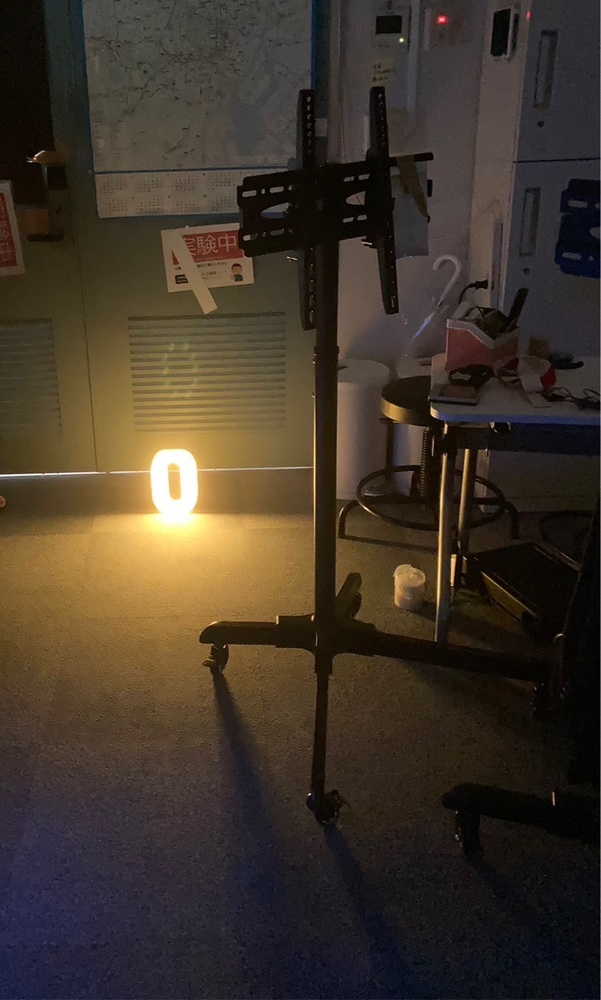
#> input picture testpic/O_light_dark_2.jpg, 601 x 1000 px, shrunk from 787 x 1309 before the run; its folder holds only this picture in this run
$ python -i all_parameter.py   (imports and definitions only)
#> lines starting #> are read from the running program, lines starting #| are printed output that depends on the picture
### library/Photo_Parameters_2.py
import streamlit as st
from PIL import Image, ImageEnhance
import numpy as np
import cv2
import matplotlib.pyplot as plt
from PIL import Image


def slide_brightness(image, shift):
    # Load the image
    img_np = np.array(image).astype('float32') / 255.0  # Convert to float32 and scale to 0-1

    # Convert the image to HSV
    hsv = cv2.cvtColor(img_np, cv2.COLOR_RGB2HSV)

    # Add the shift to the V channel (V channel is also scaled to 0-1)
    hsv[:,:,2] = hsv[:,:,2] + shift / 255.0

    # Clip the V channel
    hsv[:,:,2] = np.clip(hsv[:,:,2], 0, 1)

    # Convert the image back to RGB
    img_np = cv2.cvtColor(hsv, cv2.COLOR_HSV2RGB)  # Output is also 0-1 float32

    # Convert back to uint8 and scale to 0-255
    image = Image.fromarray(np.round(img_np * 255).astype('uint8'))

    #mg.save("photos/3_slide_30.jpg")  # Save the modified image
    return image

def adjust_contrast_adachi(image, scale):
    # Load the image
    img_np = np.array(image)

    # Convert the image to HSV
    hsv = cv2.cvtColor(img_np, cv2.COLOR_RGB2HSV)

    # Adjust contrast in the V channel
    hsv[:,:,2] = cv2.convertScaleAbs(hsv[:,:,2], alpha=scale)

    # Convert the image back to RGB
    img_np = cv2.cvtColor(hsv, cv2.COLOR_HSV2RGB)

    # Convert back to uint8
    image = Image.fromarray(img_np.astype('uint8'))

    #img.save("photos/3_slide30_contrast_1.5.jpg")  # Save the modified image
    return image

def adjust_sharpness(image, sharpness):
    img_array = np.array(image)
    img_sharpness = cv2.filter2D(img_array, -1, np.array([[-sharpness, -sharpness, -sharpness],
                                                          [-sharpness, 1 + 8 * sharpness, -sharpness],
                                                          [-sharpness, -sharpness, -sharpness]]))
    image = Image.fromarray(img_sharpness)
    return image

# [13 lines left out: functions adjust_blur, adjust_hue, not called in this run]

def adjust_gamma(image, gamma):
    image = image.convert("RGB")
    gamma_correction = lambda value: int(((value / 255.0) ** gamma) * 255)
    image = image.point(gamma_correction)
    return image

# [6 lines left out: function stretch_rgb, not called in this run]

def stretch_rgb_clahe(image, clipLimit = 2.0, tile = 8):
    img_np = np.array(image).astype('float32') / 255.0
    tile = int(tile)
    clahe = cv2.createCLAHE(clipLimit, tileGridSize=(tile,tile))
    for i in range(3):
        img_np[:,:,i] = clahe.apply((img_np[:,:,i] * 255).astype('uint8')) / 255.0
    image = Image.fromarray(np.round(img_np * 255).astype('uint8'))
    return image


# [8 lines left out: function color_hist, not called in this run]

def main():
    st.set_page_config(layout = "wide")
#> (this line was passed over: streamlit is not available in this run)
    st.title("画像変換")
#> (this line was passed over: streamlit is not available in this run)
    st.write("## 画像のパラメータ変換")
#> (this line was passed over: streamlit is not available in this run)

    # 画像のアップロード
    uploaded_file = st.file_uploader("画像を選択してください", type=["jpg", "jpeg", "png"])
    # 画像の保存先のパス
    # パスを入力するテキストボックスを表示
    path = st.text_input("出力画像を保存するディレクトリのパスを入力してください")
    # 入力されたパスを表示
    st.write("入力されたパス:", path)
    # 等分で分割
    col1, col2, col3 = st.columns(3)

    if uploaded_file is not None:
        # アップロードされた画像を開く
        img = Image.open(uploaded_file)

        with col1:
            # 変換オプションの選択
            brightness_option = st.checkbox("輝度調整(スライディング)")
            contrast_option = st.checkbox("コントラスト調整(伸長操作)")
            sharpness_option = st.checkbox("シャープネス調整")
            blur_option = st.checkbox("ぼかし")
            gamma_option = st.checkbox("ガンマ補正")
            # hue_option = st.checkbox("色相変換")
            # equalization_option = st.checkbox("平坦化")
            local_equalization_option = st.checkbox("局所平坦化")

         # 画像の表示
        with col2:
            st.image(img, caption='アップロードされた画像', use_column_width=True)
            fig = color_hist(img)

            if st.button("保存1"):
                # 画像の変換処理
                # 画像の保存名を作成
                save_name = uploaded_file.name
                # 画像を保存
                save_path_img = f"{path}/{save_name}"
                save_path_hist = f"{path}/{save_name}_histgram.png"
                img.save(save_path_img)
                st.write("画像を保存しました：", save_path_img)
                fig.savefig(save_path_hist)
                st.write("ヒストグラムを保存しました：", save_path_hist)

        with col1:
            # if brightness_option or sharpness_option or hue_option or contrast_option or gamma_option or equalization_option or local_equalization_option or blur_option:
            if brightness_option or sharpness_option  or contrast_option or gamma_option  or local_equalization_option or blur_option:
                # 輝度変換
                if brightness_option:
                    brightness = st.slider("輝度調整", -250, 250, 0, 10)
                    img = slide_brightness(img, brightness)
                else:
                    brightness = "-"

                 # コントラスト変換
                if contrast_option:
                    scale = st.slider("コントラスト調整", -3.0, 3.0, 1.0, 0.2)
                    img = adjust_contrast_adachi(img, scale)
                else:
                    contrast = "-"

                # シャープネス変換
                if sharpness_option:
                    sharpness = st.slider("シャープネス調整", 0.0, 5.0, 0.0, 0.1)
                    img = adjust_sharpness(img, sharpness)
                else:
                    sharpness = "-"

                # ぼかし変換
                if blur_option:
                    blur = st.slider("ぼかし調整", 1, 20, 1, 1)
                    img = adjust_blur(img, blur)
                else:
                    blur = "-"

                # [15 lines of commented-out code are left out]
                if gamma_option:
                    gamma = st.slider("ガンマ補正", 0.1, 5.0, 1.0, 0.1)
                    img = adjust_gamma(img, gamma)
                else:
                    gamma = "-"

                # # 平坦化
                # if equalization_option:
                #     img = stretch_rgb(img)

                # 局所平坦化

                if local_equalization_option:
                    clipLimit = st.slider("クリップリミット", 0.1, 3.0, 1.0, 0.1 )
                    tile = st.slider("タイルグリッドサイズ", 8, 64, 8, 8)
                    img = stretch_rgb_clahe(img, clipLimit, tile)


                with col3:
                    # 変換後の画像の表示
                    st.image(img, caption='変換後の画像',use_column_width=True)

                    # RGBヒストグラムを表示
                    fig = color_hist(img)

            else:
                st.write("少なくとも1つの変換を選択してください。")

        with col3:
            # if brightness_option or sharpness_option or hue_option or contrast_option or gamma_option or equalization_option or local_equalization_option or blur_option:
            if brightness_option or sharpness_option  or contrast_option or gamma_option or local_equalization_option or blur_option:
                if st.button("保存2"):
                        # 画像の変換処理
                        # 画像の保存名を作成
                        # save_name_2 = f"{uploaded_file.name}_輝{brightness}_コ{contrast}_色{delta}_シ{sharpness}_ぼ{blur}_ガ{gamma}_平{equalization_option}_局{local_equalization_option}"
                        save_name_2 = f"{uploaded_file.name}_輝{brightness}_コ{contrast}_シ{sharpness}_ぼ_{blur}_ガ{gamma}_局{tile}"
                        # 画像を保存
                        save_path_img_2 = f"{path}/{save_name_2}.png"
                        save_path_hist_2 = f"{path}/{save_name_2}_histgram.png"
                        img.save(save_path_img_2)
                        st.write("変換後画像を保存しました：", save_path_img_2)
                        fig.savefig(save_path_hist_2)
                        st.write("変換後ヒストグラムを保存しました：", save_path_hist_2)

                st.text("必ず保存1と保存2の操作を行ってから押してください")
                if st.button("4枚を1枚にして保存"):

                    # 変換前の画像の情報
                    save_name = uploaded_file.name
                    save_path_img = f"{path}/{save_name}"
                    save_path_hist = f"{path}/{save_name}_histgram.png"
                    # 変換後の画像の情報
                    # save_name_2 = f"{uploaded_file.name}_輝{brightness}_コ{contrast}_色{delta}_シ{sharpness}_ぼ{blur}_ガ{gamma}_平{equalization_option}_局{local_equalization_option}"
                    save_name_2 = f"{uploaded_file.name}_輝{brightness}_コ{contrast}_シ{sharpness}_ぼ{blur}_ガ{gamma}_局{tile}"
                    save_path_img_2 = f"{path}/{save_name_2}.png"
                    save_path_hist_2 = f"{path}/{save_name_2}_histgram.png"

                    # 4枚の画像ファイルパスを指定
                    image_paths = [save_path_img, save_path_img_2, save_path_hist, save_path_hist_2]

                    # 画像を読み込み
                    images = [Image.open(path) for path in image_paths]

                    # 画像サイズを取得
                    width, height= images[0].size
                    width_hist, height_hist= images[3].size

                    # 結合後の画像サイズを計算
                    combined_width = width * 2  # 2枚横に結合する場合
                    combined_height = height + height_hist  # 2枚縦に結合する場合

                    # 結合後の画像を作成
                    combined_image = Image.new('RGB', (combined_width, combined_height))

                    # 画像を結合して配置
                    for i in range(len(images)):
                        x = i % 2 * width  # 横の位置を計算
                        y = i // 2 * height  # 縦の位置を計算
                        combined_image.paste(images[i], (x, y))


                    # 画像を保存
                    save_path_combined = f"{path}/{save_name_2}_combined.jpg"
                    combined_image.save(save_path_combined)
                    st.write("4枚を結合した画像を保存しました:", save_path_combined)

main()
#> (the call stopped at in main, `uploaded_file = st.file_uploader("画像を選択してください", type=["jpg", "jpeg", "..`: streamlit is not available in this run)

# [2 lines that do not run on import are left out]

### library/cor2.py
import cv2
import numpy as np
import matplotlib.pyplot as plt
from library.Photo_Parameters_2 import slide_brightness, adjust_contrast_adachi, adjust_gamma
from PIL import Image
import library.Photo_Parameters_2 as pp


def apply_brightness(image, brightness):
    return slide_brightness(image, brightness)

def apply_contrast(image, contrast):
    return adjust_contrast_adachi(image, contrast)

def apply_gamma(image, gamma):
    return adjust_gamma(image, gamma)

# [20 lines left out: function transformBy3params, not called in this run]


def transform(image, selected_parameters, parameter1_values, parameter2_values):
    # 変換した画像を格納するリスト
    transformed_images = []

    # 画像変換の実行
    for parameter1_value in parameter1_values:
        for parameter2_value in parameter2_values:
            transformed_image = image.copy()

            if selected_parameters[0] == "brightness":
                transformed_image = pp.slide_brightness(transformed_image, parameter1_value)
            elif selected_parameters[0] == "contrast":
                transformed_image = pp.adjust_contrast_adachi(transformed_image, parameter1_value)
            elif selected_parameters[0] == "gamma":
                transformed_image = pp.adjust_gamma(transformed_image, parameter1_value)
            elif selected_parameters[0] == "sharpness":
                transformed_image = pp.adjust_sharpness(transformed_image, parameter1_value)
            elif selected_parameters[0] == "blur":
                transformed_image = pp.adjust_blur(transformed_image, parameter1_value)
            elif selected_parameters[0] == "equalization":
                if parameter1_value == 0:
                    transformed_image = transformed_image
                else:
                    transformed_image = pp.stretch_rgb_clahe(transformed_image, parameter1_value)


            if selected_parameters[1] == "brightness":
                transformed_image = pp.slide_brightness(transformed_image, parameter2_value)
            elif selected_parameters[1] == "contrast":
                transformed_image = pp.adjust_contrast_adachi(transformed_image, parameter2_value)
            elif selected_parameters[1] == "gamma":
                transformed_image = pp.adjust_gamma(transformed_image, parameter2_value)
            elif selected_parameters[1] == "sharpness":
                transformed_image = pp.adjust_sharpness(transformed_image, parameter2_value)
            elif selected_parameters[1] == "blur":
                transformed_image = pp.adjust_blur(transformed_image, parameter2_value)
            elif selected_parameters[1] == "equalization":
                if parameter2_value == 0:
                    transformed_image = transformed_image
                else:
                    transformed_image = pp.stretch_rgb_clahe(image = transformed_image, tile = parameter2_value)

            transformed_images.append(transformed_image)

    return transformed_images

# [17 lines left out: function display_images_matrix, not called in this run]

# [23 lines of commented-out code are left out]


def concat_images(images, parameter1_values, parameter2_values, param1, param2):

    num_rows = len(parameter1_values)
    num_cols = len(parameter2_values)
    width, height = images[0].size
    width += 50
    height += 50

    # 新しい画像のサイズを定義
    total_width = width * num_cols
    total_height = height * num_rows

    new_img = Image.new('RGB', (total_width, total_height))
    # print("######################")
    # print("images", images)

    for i in range(num_cols):
        for j in range(num_rows):
            index = i * num_cols + j
            if num_cols < 4:
                org = (50, 1000)
                text = param1 + str(parameter1_values[i]) + " " + param2 + str(parameter2_values[j])
                images[index] = np.array(images[index])
                cv2.putText(images[index], text, org, fontFace = cv2.FONT_HERSHEY_COMPLEX, fontScale = 1.2, color = (255,255,255), thickness = 4)
                # cv2 save image
                cv2.imwrite('test_image.jpg', images[index])
                images[index] = Image.fromarray(images[index])
                # images[index].save('test_image.jpg')
            new_img.paste(images[index], (j*width, i*height))


    new_img.save('concat_image.jpg')
    # print("new_img", new_img)
    return new_img


# [22 lines left out: function main, not called in this run]

# main()

### all_parameter.py
import library.Photo_Parameters_2 as pp
from PIL import Image
from library.cor2 import transform, display_images_matrix, concat_images
import glob
import numpy as np
import cv2
import matplotlib.pyplot as plt
from tqdm import tqdm

Image.MAX_IMAGE_PIXELS = None  # disable limit (not recommended)

# or set a higher limit
Image.MAX_IMAGE_PIXELS = 400000000  # set limit to 400 million pixels

# files = glob.glob("testpic/*.jpg")
# files = glob.glob("testpic/O_light_dark_2.jpg")
files = ["testpic/O_light_dark_2.jpg"]
adjust_params = {
    "brightness": [0, 30, 60], # パラメーターの値を入れる
    "contrast": [0.8, 1, 1.2],
    "gamma": [0.5, 1, 1.1],
    "sharpness":[0, 0.5, 1.0],
    # "blur":[1, 3, 5],
    "equalization":[0, 8, 32]
}
# selected_parameters = ["輝度", "コントラスト"]


def main():
    for file in files:
        filename = file.split("/")[-1]
        filename = filename.split(".")[0]
        image = Image.open(file)
#> image is the input picture: PIL image 601x1000 RGB; mean R, G, B 65.2, 54.2, 42.4
        image_list = []
        for param1 in tqdm(adjust_params):
            # print("param1", param1)
            for param2 in tqdm(adjust_params):
                if param1 != param2:
                    # print(param1, param2)
                    selected_parameters = [param1, param2]
                    # [10 lines of commented-out code are left out]
                    transformed_images = transform(image, selected_parameters, adjust_params[param1], adjust_params[param2])
                    # print(transformed_images)
                    # show transformed_images as matrix
                    img = concat_images(transformed_images, adjust_params[param1], adjust_params[param2], param1, param2)
                    # fig = display_images_matrix(transformed_images, adjust_params[param1], adjust_params[param2])

                else:
                    # print(param1, param2)
                    selected_parameters = [param1, param2]
                    transformed_images = transform(image, selected_parameters, adjust_params[param1], adjust_params[param2])
                    # print(transformed_images)
                    # show transformed_images as matrix
                    # img = display_images_matrix(transformed_images, adjust_params[param1], adjust_params[param2])
                    img = concat_images(transformed_images, adjust_params[param1], adjust_params[param2], param1, param2)
                    # [7 lines of commented-out code are left out]
                image_list.append(img)
#> this loop made 5 passes
#> pass 1, in slide_brightness (call 4), `img_np = cv2.cvtColor(hsv, cv2.COLOR_HSV2RGB)`:
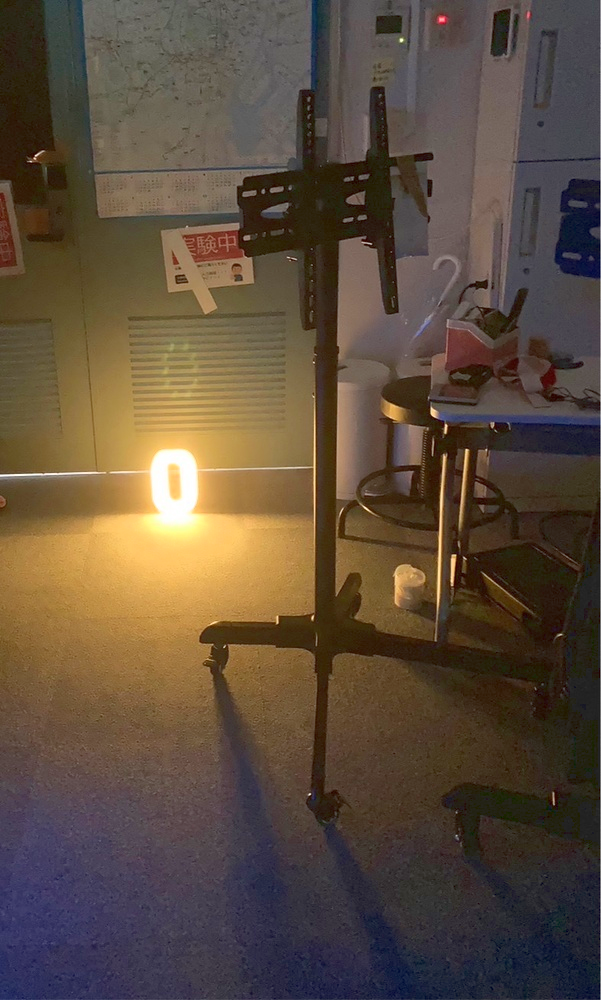
#> img_np: shape (1000, 601, 3) float32; mean R, G, B 0.366, 0.305, 0.243
#> after the loop, image_list = 25 items
                # print(img)
        # print(image_list)
        # img = display_images_matrix(image_list, adjust_params, adjust_params)
        img = concat_images(image_list, adjust_params, adjust_params, param1, param2)
        # img = concat_images(image_list, len(adjust_params), len(adjust_params))
        img_array = cv2.cvtColor(np.array(img), cv2.COLOR_RGB2BGR)
        # cv2.imwrite("result.jpg", img_array)
        # cv2.imwrite("output/"+ filename + "_edited.jpg", img_array)
        # one behind directory
        # cv2.imwrite("../output/"+ filename + "_edited.jpg", img_array)
        cv2.imwrite("edited_" + filename + ".jpg", img_array)
                        #ここに処理を書く

        # 画像アップロード by cv2

# [2 lines not run here, left out]

    # show image not using streamlit

>>> result = main()
